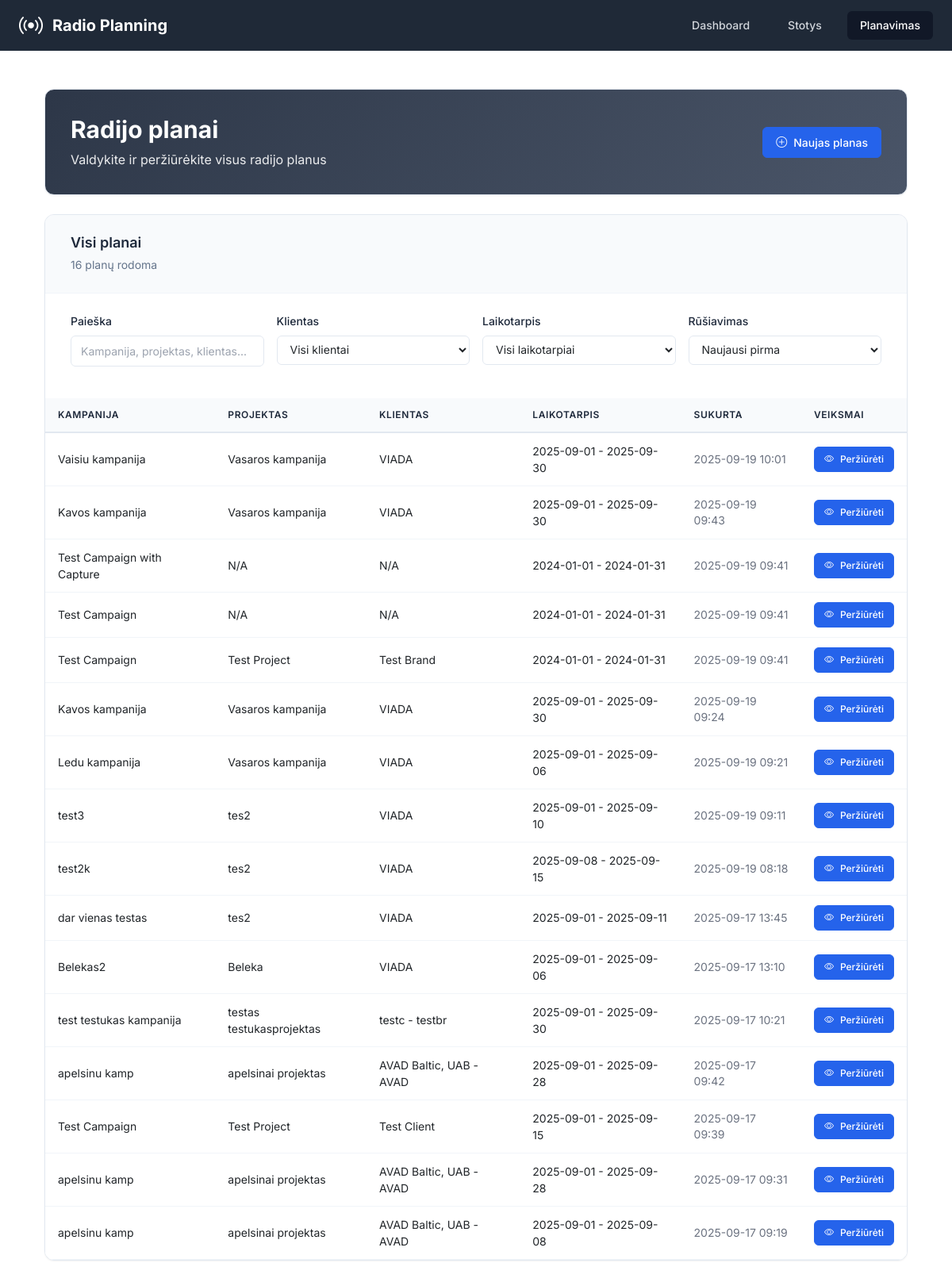
Screenshot of /planning with the database file from the repository.
### app/models.py (models this page shows, shortened)
class RadioPlan(db.Model):
    __tablename__ = 'radio_plans'
    id = db.Column(db.Integer, primary_key=True)
    campaign_id = db.Column(db.Integer, nullable=False)  # From projects-crm
    campaign_name = db.Column(db.String(200))
    project_id = db.Column(db.Integer)
    project_name = db.Column(db.String(200))
    client_brand_id = db.Column(db.Integer)
    client_brand_name = db.Column(db.String(200))
    start_date = db.Column(db.Date, nullable=False)
    end_date = db.Column(db.Date, nullable=False)
    target_audience = db.Column(db.String(50), nullable=False)
    our_discount = db.Column(db.Float, default=0)  # Percentage
    client_discount = db.Column(db.Float, default=0)  # Percentage
    created_at = db.Column(db.DateTime, default=datetime.utcnow)
    updated_at = db.Column(db.DateTime, default=datetime.utcnow, onupdate=datetime.utcnow)
    spots = db.relationship('RadioSpot', backref='plan', lazy='dynamic', cascade='all, delete-orphan')
    clips = db.relationship('RadioClip', backref='plan', lazy='dynamic', cascade='all, delete-orphan')
    selected_stations = db.relationship('RadioStation', secondary=plan_stations, lazy='subquery',
                                      backref=db.backref('plans', lazy=True))

### app/routes.py (the view)
@main_bp.route('/planning')
def planning():
    plans = RadioPlan.query.order_by(RadioPlan.created_at.desc()).all()
    return render_template('planning.html', plans=plans)

### app/templates/planning.html (shortened to what this page needs)
{% extends "base.html" %}
{% block content %}
<div class="container-fluid p-0">
    <div class="dashboard-header mb-4">
        <div class="header-content">
            <div class="flex justify-between items-center">
                <div>
                    <h1 class="text-3xl font-bold mb-2">Radijo planai</h1>
                    <p class="opacity-90">Valdykite ir peržiūrėkite visus radijo planus</p>
                </div>
                <a href="{{ url_for('main.new_plan') }}" class="btn-professional btn-primary">
                    <i class="bi bi-plus-circle"></i>
                    <span>Naujas planas</span>
                </a>
            </div>
        </div>
    </div>
    <div class="professional-section">
        <div class="section-header">
            <div class="section-title">
                <h3>Visi planai</h3>
                <span class="section-subtitle"><span id="filteredCount">{{ plans | length }}</span> planų rodoma</span>
            </div>
        </div>
        <div class="filter-content">
            <div class="filter-grid">
                <div class="filter-item">
                    <label for="searchFilter" class="filter-label">Paieška</label>
                    <input type="text" id="searchFilter" class="filter-input" placeholder="Kampanija, projektas, klientas...">
                </div>
                <div class="filter-item">
                    <label for="clientFilter" class="filter-label">Klientas</label>
                    <select id="clientFilter" class="filter-select">
                        <option value="">Visi klientai</option>
                    </select>
                </div>
                <div class="filter-item">
                    <label for="dateFilter" class="filter-label">Laikotarpis</label>
                    <select id="dateFilter" class="filter-select">
                        <option value="">Visi laikotarpiai</option>
                    </select>
                </div>
                <div class="filter-item">
                    <label for="sortFilter" class="filter-label">Rūšiavimas</label>
                    <select id="sortFilter" class="filter-select">
                        <option value="newest">Naujausi pirma</option>
                    </select>
                </div>
            </div>
        </div>
        <div class="table-container">
            {% if plans %}
            <div class="table-responsive">
                <table class="professional-table">
                    <thead>
                        <tr>
                            <th>Kampanija</th>
                            <th>Projektas</th>
                            <th>Klientas</th>
                            <th>Laikotarpis</th>
                            <th>Sukurta</th>
                            <th>Veiksmai</th>
                        </tr>
                    </thead>
                    <tbody>
                        {% for plan in plans %}
                        <tr class="plan-row"
                            data-campaign="{{ (plan.campaign_name or '')|lower }}"
                            data-project="{{ (plan.project_name or '')|lower }}"
                            data-client="{{ (plan.client_brand_name or '')|lower }}"
                            data-start-date="{{ plan.start_date.strftime('%Y-%m-%d') }}"
                            data-end-date="{{ plan.end_date.strftime('%Y-%m-%d') }}"
                            data-created="{{ plan.created_at.strftime('%Y-%m-%d') }}">
                            <td>{{ plan.campaign_name or 'N/A' }}</td>
                            <td>{{ plan.project_name or 'N/A' }}</td>
                            <td>{{ plan.client_brand_name or 'N/A' }}</td>
                            <td>
                                <span class="text-sm">
                                    {{ plan.start_date.strftime('%Y-%m-%d') }} - {{ plan.end_date.strftime('%Y-%m-%d') }}
                                </span>
                            </td>
                            <td class="text-gray-500 text-sm">{{ plan.created_at.strftime('%Y-%m-%d %H:%M') }}</td>
                            <td>
                                <a href="{{ url_for('main.view_plan', plan_id=plan.id) }}" class="btn-professional btn-primary btn-sm">
                                    <i class="bi bi-eye"></i>
                                    <span>Peržiūrėti</span>
                                </a>
                            </td>
                        </tr>
                        {% endfor %}
                    </tbody>
                </table>
            </div>
            {% endif %}
        </div>
    </div>
</div>
{% endblock %}

### app/templates/base.html (style rules this page uses)
body { font-family: 'Inter', sans-serif; }

### app/templates/planning.html (style rules this page uses)
:root { --primary-color: #2563eb; --success-color: #059669; --info-color: #0891b2; --warning-color: #d97706; --background-light: #f8fafc; --background-white: #ffffff; --text-primary: #1e293b; --text-secondary: #64748b; --text-muted: #94a3b8; --border-color: #e2e8f0; --border-light: #f1f5f9; --shadow-sm: 0 1px 2px 0 rgb(0 0 0 / 0.05); --shadow-md: 0 4px 6px -1px rgb(0 0 0 / 0.1), 0 2px 4px -2px rgb(0 0 0 / 0.1); --shadow-lg: 0 10px 15px -3px rgb(0 0 0 / 0.1), 0 4px 6px -4px rgb(0 0 0 / 0.1); --radius-sm: 6px; --radius-md: 8px; --radius-lg: 12px; }
.dashboard-header { background: linear-gradient(135deg, #2d3748, #4a5568); color: white; border: 1px solid var(--border-color); border-radius: var(--radius-lg); box-shadow: var(--shadow-sm); padding: 2rem; margin-bottom: 2rem; }
.btn-professional { display: inline-flex; align-items: center; gap: 0.5rem; padding: 0.5rem 1rem; border-radius: var(--radius-sm); font-size: 0.875rem; font-weight: 500; text-decoration: none; border: 1px solid transparent; transition: all 0.2s ease; cursor: pointer; }
.btn-professional.btn-sm { padding: 0.375rem 0.75rem; font-size: 0.75rem; }
.btn-professional.btn-primary { background: var(--primary-color); color: white; border-color: var(--primary-color); }
.professional-section { background: var(--background-white); border: 1px solid var(--border-color); border-radius: var(--radius-lg); box-shadow: var(--shadow-sm); overflow: hidden; }
.section-header { padding: 1.5rem 2rem; border-bottom: 1px solid var(--border-light); background: var(--background-light); }
.section-title h3 { font-size: 1.125rem; font-weight: 600; color: var(--text-primary); margin: 0 0 0.25rem 0; }
.section-subtitle { color: var(--text-secondary); font-size: 0.875rem; }
.table-container { overflow: hidden; }
.professional-table { width: 100%; border-collapse: collapse; font-size: 0.875rem; background: var(--background-white); }
.professional-table th { background: var(--background-light); color: var(--text-primary); font-weight: 600; padding: 0.75rem 1rem; text-align: left; border-bottom: 2px solid var(--border-color); font-size: 0.75rem; text-transform: uppercase; letter-spacing: 0.05em; }
.professional-table td { padding: 0.75rem 1rem; border-bottom: 1px solid var(--border-light); vertical-align: middle; font-size: 0.875rem; background: var(--background-white); }
.filter-content { padding: 1.5rem 2rem; }
.filter-grid { display: grid; grid-template-columns: repeat(auto-fit, minmax(200px, 1fr)); gap: 1rem; margin-bottom: 1rem; }
.filter-item { display: flex; flex-direction: column; gap: 0.5rem; }
.filter-label { font-size: 0.875rem; font-weight: 500; color: var(--text-primary); }
.filter-input, .filter-select { padding: 0.5rem 0.75rem; border: 1px solid var(--border-color); border-radius: var(--radius-sm); font-size: 0.875rem; transition: all 0.2s ease; background: var(--background-white); }
.opacity-90 { opacity: 0.9; }

### rows the page displays
RadioPlan: campaign_name "Vaisiu kampanija", project_name "Vasaros kampanija", client_brand_name "VIADA", start_date "2025-09-01", end_date "2025-09-30", created_at "2025-09-19 10:01"
RadioPlan: campaign_name "Kavos kampanija", project_name "Vasaros kampanija", client_brand_name "VIADA", start_date "2025-09-01", end_date "2025-09-30", created_at "2025-09-19 09:43"
RadioPlan: campaign_name "Test Campaign with Capture", project_name "N/A", client_brand_name "N/A", start_date "2024-01-01", end_date "2024-01-31", created_at "2025-09-19 09:41"
RadioPlan: campaign_name "Test Campaign", project_name "N/A", client_brand_name "N/A", start_date "2024-01-01", end_date "2024-01-31", created_at "2025-09-19 09:41"
RadioPlan: campaign_name "Test Campaign", project_name "Test Project", client_brand_name "Test Brand", start_date "2024-01-01", end_date "2024-01-31", created_at "2025-09-19 09:41"
RadioPlan: campaign_name "Kavos kampanija", project_name "Vasaros kampanija", client_brand_name "VIADA", start_date "2025-09-01", end_date "2025-09-30", created_at "2025-09-19 09:24"
RadioPlan: campaign_name "Ledu kampanija", project_name "Vasaros kampanija", client_brand_name "VIADA", start_date "2025-09-01", end_date "2025-09-06", created_at "2025-09-19 09:21"
RadioPlan: campaign_name "test3", project_name "tes2", client_brand_name "VIADA", start_date "2025-09-01", end_date "2025-09-10", created_at "2025-09-19 09:11"
RadioPlan: campaign_name "test2k", project_name "tes2", client_brand_name "VIADA", start_date "2025-09-08", end_date "2025-09-15", created_at "2025-09-19 08:18"
RadioPlan: campaign_name "dar vienas testas", project_name "tes2", client_brand_name "VIADA", start_date "2025-09-01", end_date "2025-09-11", created_at "2025-09-17 13:45"
RadioPlan: campaign_name "Belekas2", project_name "Beleka", client_brand_name "VIADA", start_date "2025-09-01", end_date "2025-09-06", created_at "2025-09-17 13:10"
RadioPlan: campaign_name "test testukas kampanija", project_name "testas testukasprojektas", client_brand_name "testc - testbr", start_date "2025-09-01", end_date "2025-09-30", created_at "2025-09-17 10:21"
RadioPlan: campaign_name "apelsinu kamp", project_name "apelsinai projektas", client_brand_name "AVAD Baltic, UAB - AVAD", start_date "2025-09-01", end_date "2025-09-28", created_at "2025-09-17 09:42"
RadioPlan: campaign_name "Test Campaign", project_name "Test Project", client_brand_name "Test Client", start_date "2025-09-01", end_date "2025-09-15", created_at "2025-09-17 09:39"
RadioPlan: campaign_name "apelsinu kamp", project_name "apelsinai projektas", client_brand_name "AVAD Baltic, UAB - AVAD", start_date "2025-09-01", end_date "2025-09-28", created_at "2025-09-17 09:31"
RadioPlan: campaign_name "apelsinu kamp", project_name "apelsinai projektas", client_brand_name "AVAD Baltic, UAB - AVAD", start_date "2025-09-01", end_date "2025-09-08", created_at "2025-09-17 09:19"

### other values shown
{{ plans | length }} "16"
